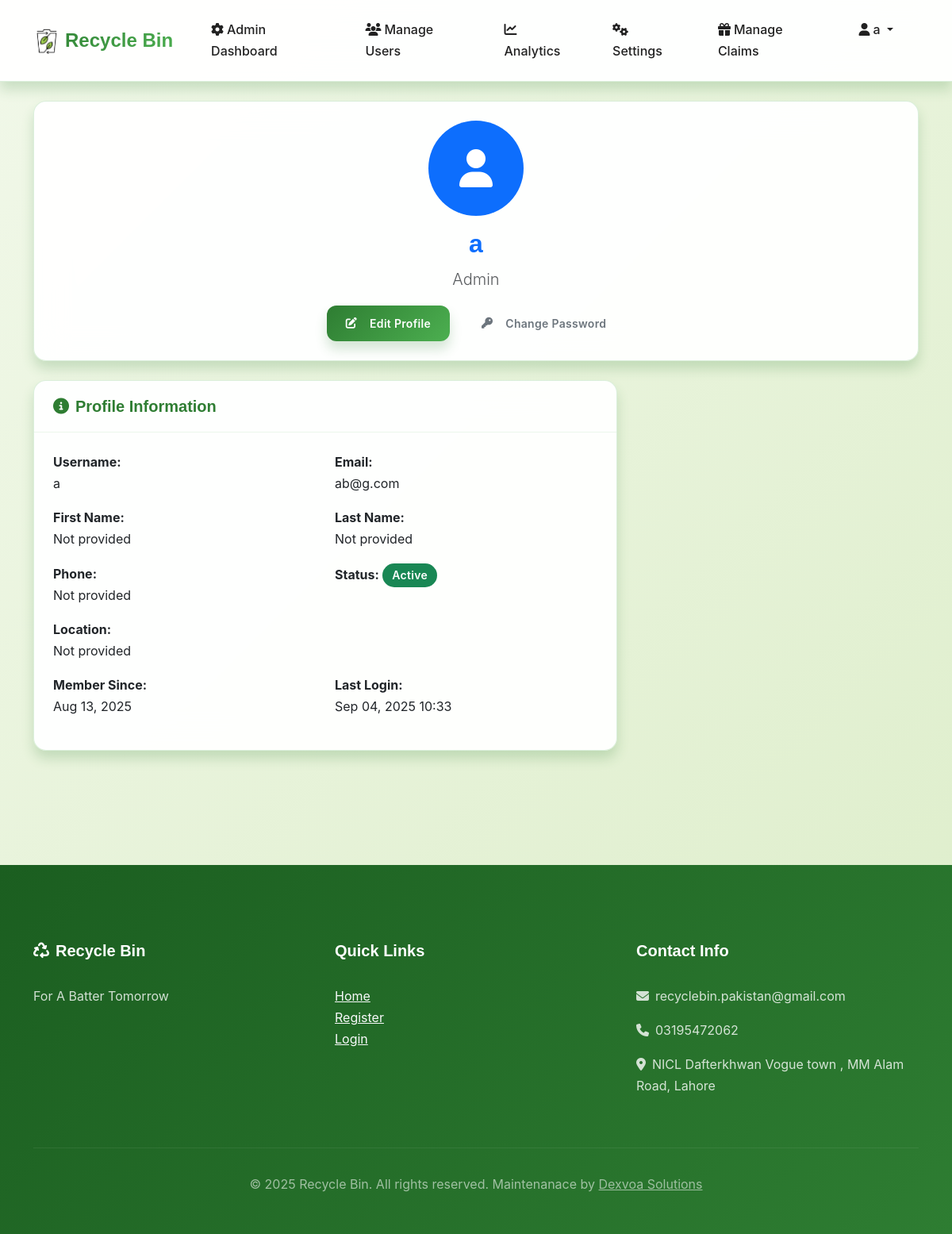
Before: /accounts/profile/ (signed in) with the older database file.
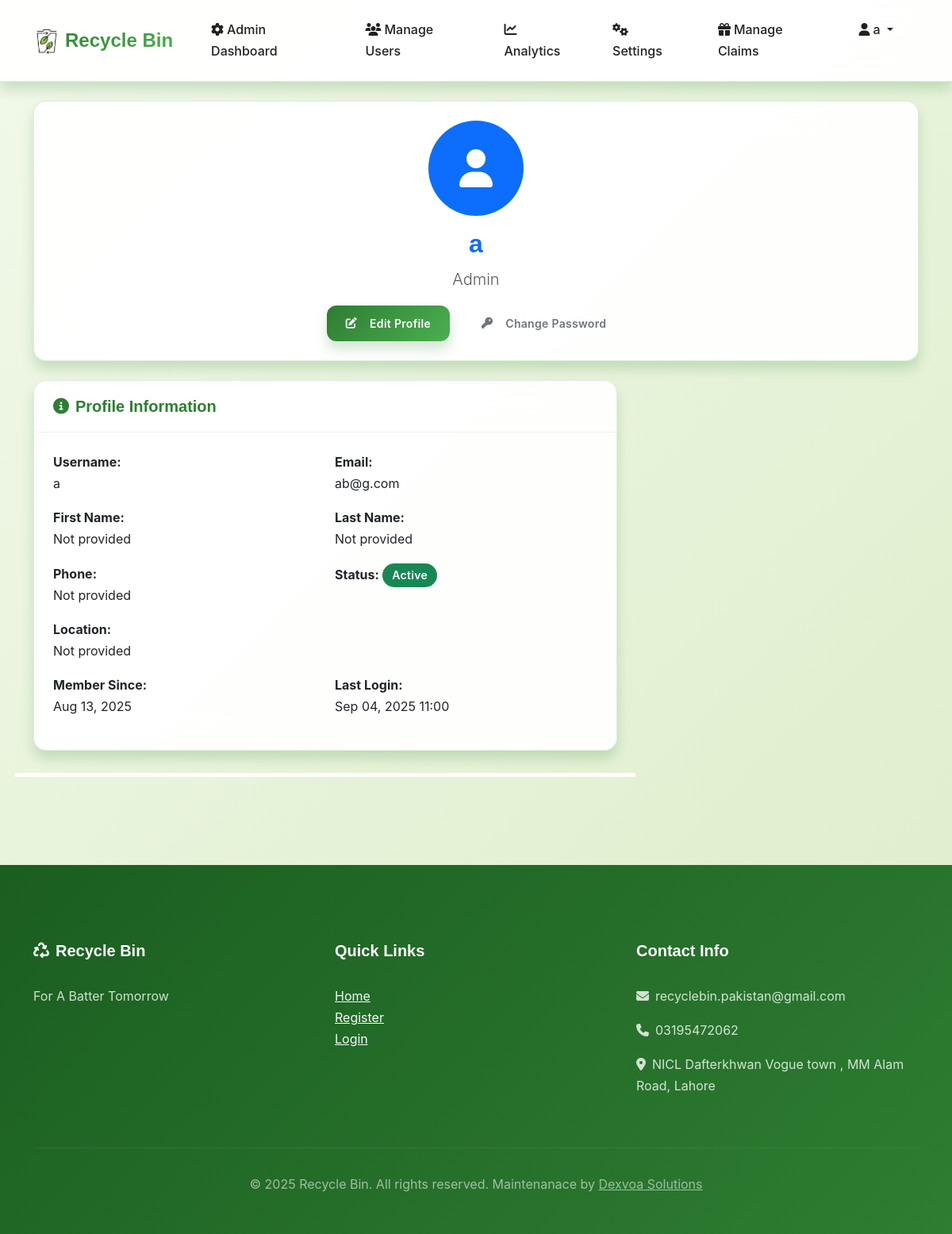
After: the same page with the newer database file.
### accounts/models.py (models this page shows, shortened)
class CustomUser(AbstractUser):
    USER_TYPE_CHOICES = (
        ('user', 'Regular User'),
        ('rider', 'Rider'),
        ('admin', 'Admin')
    )
    STATUS_CHOICES = (
        ('active', 'Active'),
        ('inactive', 'Inactive'),
        ('suspended', 'Suspended'),
    )
    user_type = models.CharField(max_length=10, choices=USER_TYPE_CHOICES, default='user')
    phone = models.CharField(max_length=15, blank=True)
    reward_points = models.PositiveIntegerField(default=0)
    profile_image = models.ImageField(upload_to='profile_images/', blank=True, null=True)
    location = models.CharField(max_length=255, blank=True, help_text="Default collection location")
    status = models.CharField(max_length=10, choices=STATUS_CHOICES, default='active')
    created_at = models.DateTimeField(auto_now_add=True)
    updated_at = models.DateTimeField(auto_now=True)
    id_proof = models.ImageField(upload_to='id_proofs/', blank=True, null=True)
    vehicle_type = models.CharField(max_length=50, blank=True, null=True)
    vehicle_model = models.CharField(max_length=50, blank=True, null=True)
    license_plate = models.CharField(max_length=20, blank=True, null=True)
    vehicle_color = models.CharField(max_length=30, blank=True, null=True)

### accounts/views.py (the view)
# urls.py: path('profile/', api_views.get_user_profile, name='api_profile'),
@login_required
def profile(request):
    return render(request, 'accounts/profile.html')

### templates/accounts/profile.html (shortened to what this page needs)
{% extends 'base.html' %}  {% block content %}
<div class="container py-4">
  <div class="row">
    <div class="col-12 mb-4">
      <div class="card">
        <div class="card-body text-center">
          <div class="profile-avatar mb-3">
            {% if user.profile_image %}
            <img
              src="{{ user.profile_image.url }}"
              alt="Profile"
              class="rounded-circle"
              style="width: 120px; height: 120px; object-fit: cover"
            />
            {% else %}
            <div
              class="rounded-circle bg-primary d-flex align-items-center justify-content-center mx-auto"
              style="width: 120px; height: 120px"
            >
              <i class="fas fa-user fa-3x text-white"></i>
            </div>
            {% endif %}
          </div>
          <h2 class="text-primary mb-2">
            {{ user.get_full_name|default:user.username }}
          </h2>
          <p class="lead text-muted">{{ user.get_user_type_display }}</p>
          <div class="d-flex justify-content-center gap-3">
            <a href="{% url 'accounts:edit_profile' %}" class="btn btn-primary">
              <i class="fas fa-edit me-2"></i>Edit Profile
            </a>
            <a
              href="{% url 'accounts:change_password' %}"
              class="btn btn-outline-secondary"
            >
              <i class="fas fa-key me-2"></i>Change Password
            </a>
          </div>
        </div>
      </div>
    </div>
    <div class="col-md-8 mb-4">
      <div class="card">
        <div class="card-header">
          <h5 class="mb-0">
            <i class="fas fa-info-circle me-2"></i>Profile Information
          </h5>
        </div>
        <div class="card-body">
          <div class="row">
            <div class="col-md-6 mb-3">
              <strong>Username:</strong>
              <p class="mb-0">{{ user.username }}</p>
            </div>
            <div class="col-md-6 mb-3">
              <strong>Email:</strong>
              <p class="mb-0">{{ user.email|default:"Not provided" }}</p>
            </div>
          </div>
          <div class="row">
            <div class="col-md-6 mb-3">
              <strong>First Name:</strong>
              <p class="mb-0">{{ user.first_name|default:"Not provided" }}</p>
            </div>
            <div class="col-md-6 mb-3">
              <strong>Last Name:</strong>
              <p class="mb-0">{{ user.last_name|default:"Not provided" }}</p>
            </div>
          </div>
          <div class="row">
            <div class="col-md-6 mb-3">
              <strong>Phone:</strong>
              <p class="mb-0">{{ user.phone|default:"Not provided" }}</p>
            </div>
            <div class="col-md-6 mb-3">
              <strong>Status:</strong>
              <span
                class="badge bg-{% if user.status == 'active' %}success{% elif user.status == 'inactive' %}warning{% else %}danger{% endif %}"
              >
                {{ user.get_status_display }}
              </span>
            </div>
          </div>
          <div class="row">
            <div class="col-12 mb-3">
              <strong>Location:</strong>
              <p class="mb-0">{{ user.location|default:"Not provided" }}</p>
            </div>
          </div>
          <div class="row">
            <div class="col-md-6 mb-3">
              <strong>Member Since:</strong>
              <p class="mb-0">{{ user.date_joined|date:"M d, Y" }}</p>
            </div>
            <div class="col-md-6 mb-3">
              <strong>Last Login:</strong>
              <p class="mb-0">
                {{ user.last_login|date:"M d, Y H:i"|default:"Never" }}
              </p>
            </div>
          </div>
        </div>
      </div>
    </div>
  </div>
</div>
{% endblock %}

### templates/base.html (shortened to what the changed rows need)
<!DOCTYPE html>
<html lang="en">
<head>
    <link href="https://cdn.jsdelivr.net/npm/bootstrap@5.3.0/dist/css/bootstrap.min.css" rel="stylesheet">
    <link rel="stylesheet" href="https://cdnjs.cloudflare.com/ajax/libs/font-awesome/6.4.0/css/all.min.css">
    {% load static %}
    <link rel="stylesheet" href="{% static 'style.css' %}">
</head>
<body>
{% if not settings.maintenance_mode and not settings.debug_mode %}
    <nav class="navbar navbar-expand-xl navbar-dark">
        <div class="container">
            <div class="collapse navbar-collapse d-none d-xl-block" id="navbarNav">
                <ul class="navbar-nav ms-auto">
                    {% if user.is_authenticated %}
                        {% if user.user_type == 'user' %}
                            <li class="nav-item">
                                <a class="nav-link" href="{% url 'dashboard:user_dashboard' %}">
                                    <i class="fas fa-home me-1"></i>Dashboard
                                </a>
                            </li>
                            <li class="nav-item">
                                <a class="nav-link" href="{% url 'dashboard:user_submissions' %}">
                                    <i class="fas fa-recycle me-1"></i>My Submissions
                                </a>
                            </li>
                            <li class="nav-item">
                                <a class="nav-link" href="{% url 'dashboard:user_points' %}">
                                    <i class="fas fa-coins me-1"></i>My Points
                                </a>
                            </li>
                            <li class="nav-item">
                                <a class="nav-link" href="{% url 'trash:claim_history' %}">
                                    <i class="fas fa-history me-1"></i>Claim History
                                </a>
                            </li>
                            <li class="nav-item">
                                <a class="nav-link" href="#" data-bs-toggle="modal" data-bs-target="#submitTrashModal">
                                    <i class="fas fa-plus me-1"></i>Submit Trash
                                </a>
                            </li>
                        {% elif user.user_type == 'admin' %}
                            <li class="nav-item">
                                <a class="nav-link" href="{% url 'dashboard:admin_dashboard' %}">
                                    <i class="fas fa-cog me-1"></i>Admin Dashboard
                                </a>
                            </li>
                            <li class="nav-item">
                                <a class="nav-link" href="{% url 'dashboard:manage_users' %}">
                                    <i class="fas fa-users me-1"></i>Manage Users
                                </a>
                            </li>
                            <li class="nav-item">
                                <a class="nav-link" href="{% url 'dashboard:admin_analytics' %}">
                                    <i class="fas fa-chart-line me-1"></i>Analytics
                                </a>
                            </li>
                            <li class="nav-item">
                                <a class="nav-link" href="{% url 'dashboard:admin_settings' %}">
                                    <i class="fas fa-cogs me-1"></i>Settings
                                </a>
                            </li>
                            <li class="nav-item">
                                <a class="nav-link" href="{% url 'trash:manage_claims' %}">
                                    <i class="fas fa-gift me-1"></i>Manage Claims
                                </a>
                            </li>
                        {% endif %}
                        <li class="nav-item dropdown">
                            <a class="nav-link dropdown-toggle" href="#" id="navbarDropdown" role="button" data-bs-toggle="dropdown">
                                <i class="fas fa-user me-1"></i>{{ user.username }}
                            </a>
                        </li>
                    {% endif %}
                </ul>
            </div>
        </div>
    </nav>
{% endif %}
    <main>
        {% block content %}{% endblock %}
    </main>
</body>
</html>

Changed rows visible on the page:
changed CustomUser "Admin": last_login "Sep 04, 2025 10:33" → "Sep 04, 2025 11:00"
